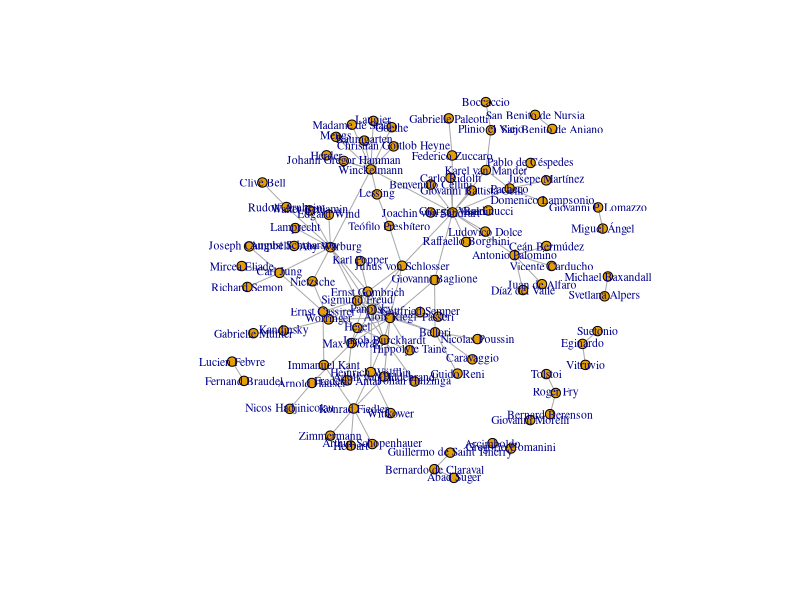
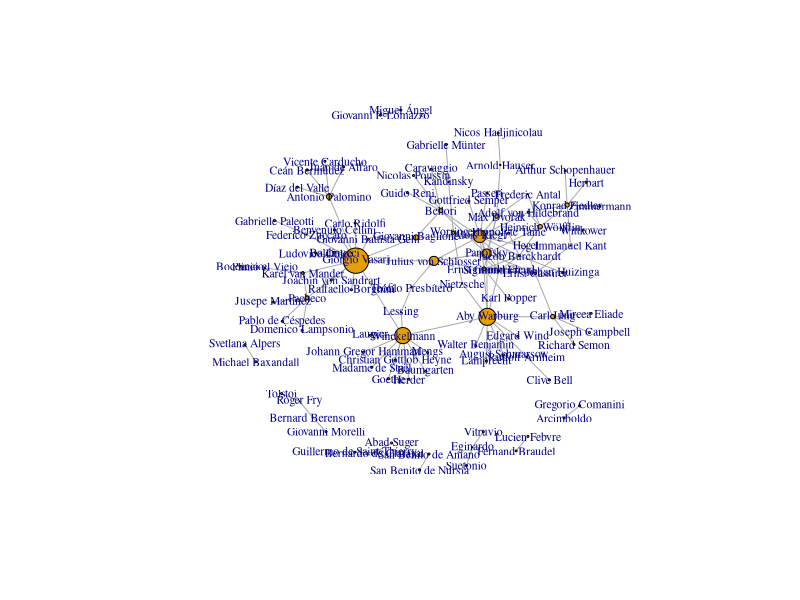
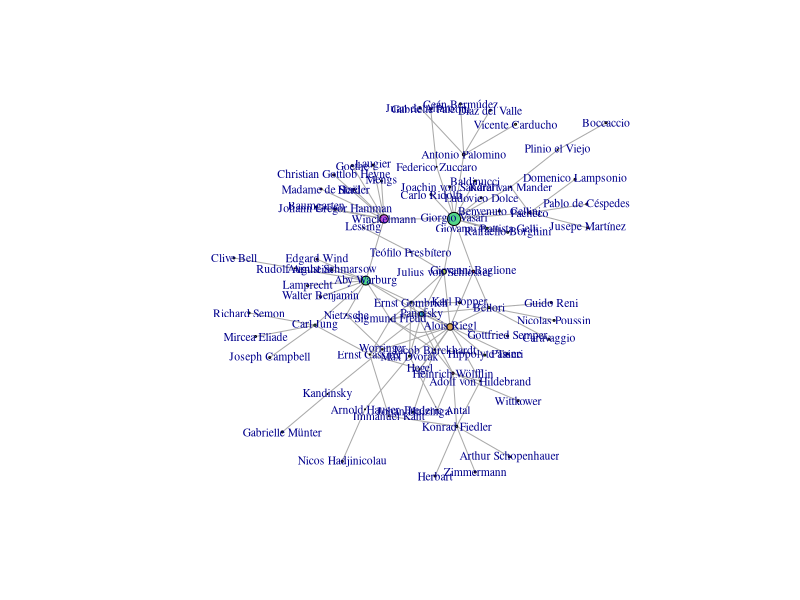

Reproduce these figures in R, in order.
historiografia_data <- read.csv("data/grafo.csv", header = TRUE, stringsAsFactors = FALSE)

library(igraph)
g <- graph_from_data_frame(historiografia_data, directed = FALSE)
plot(g, vertex.label.cex=0.7, vertex.size=5, edge.arrow.size=0.5)

V(g)$degree <- degree(g, mode="all")
V(g)$betweenness <- betweenness(g, directed=FALSE)

plot(g, vertex.size=V(g)$betweenness/100, vertex.label.cex=0.7, edge.arrow.size=0.5)

components <- components(g)
main_component <- which.max(components$csize)
vertices_in_main_component <- V(g)[components$membership == main_component]
g_main <- induced_subgraph(g, vertices_in_main_component)

layout <- layout_with_kk(g_main)
plot(g_main, vertex.size=V(g_main)$betweenness/200, vertex.color = rainbow(10, .8, .8, alpha= .8), layout=layout, vertex.label.cex=0.7, edge.arrow.size=0.5, alpha = .8)

png("figures/graph_layout.png", width=2400, height=1600)
